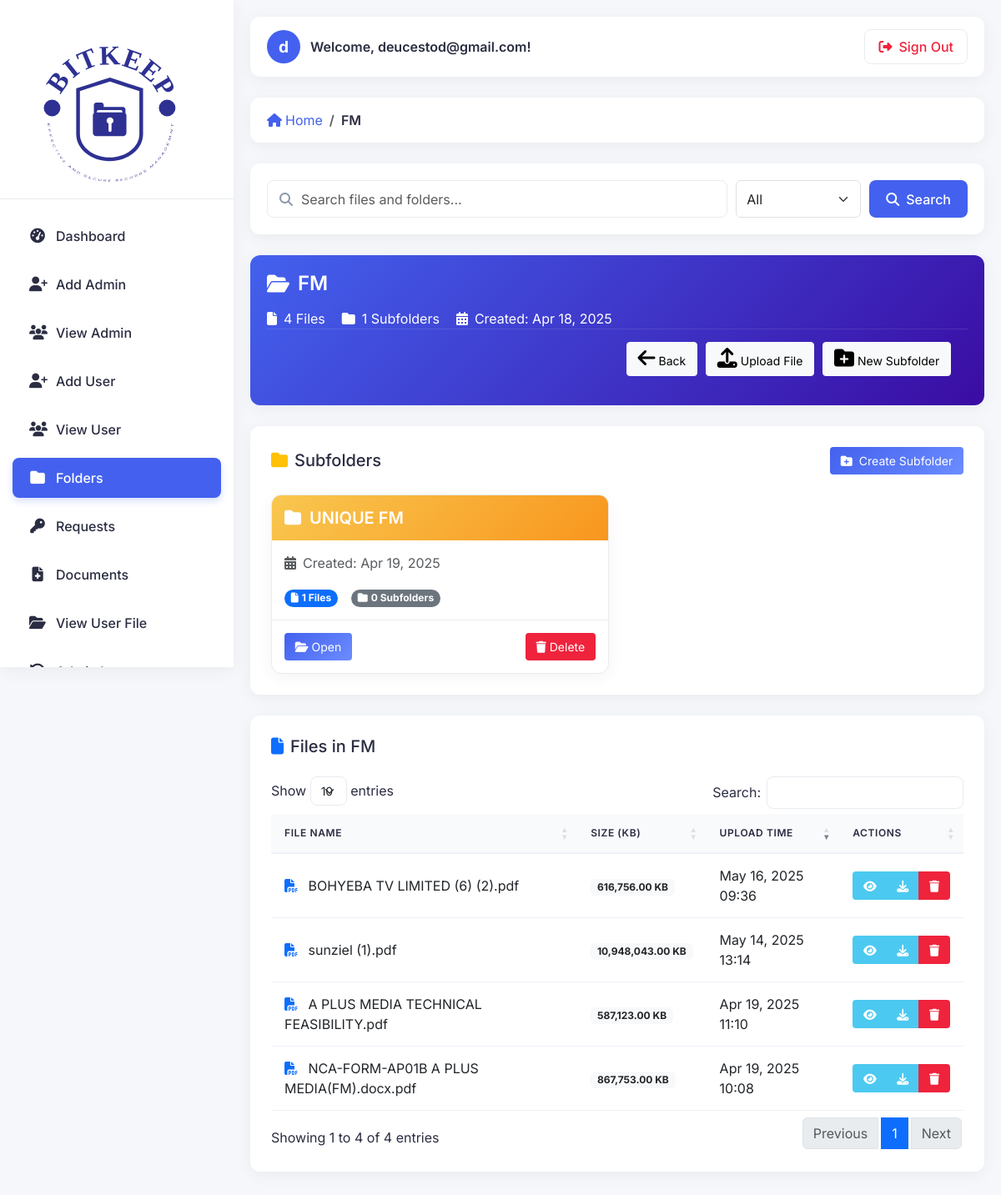
Before: /Private_Dashboard/manage_folder.php?folder_id=8 (signed in) with the older database file.
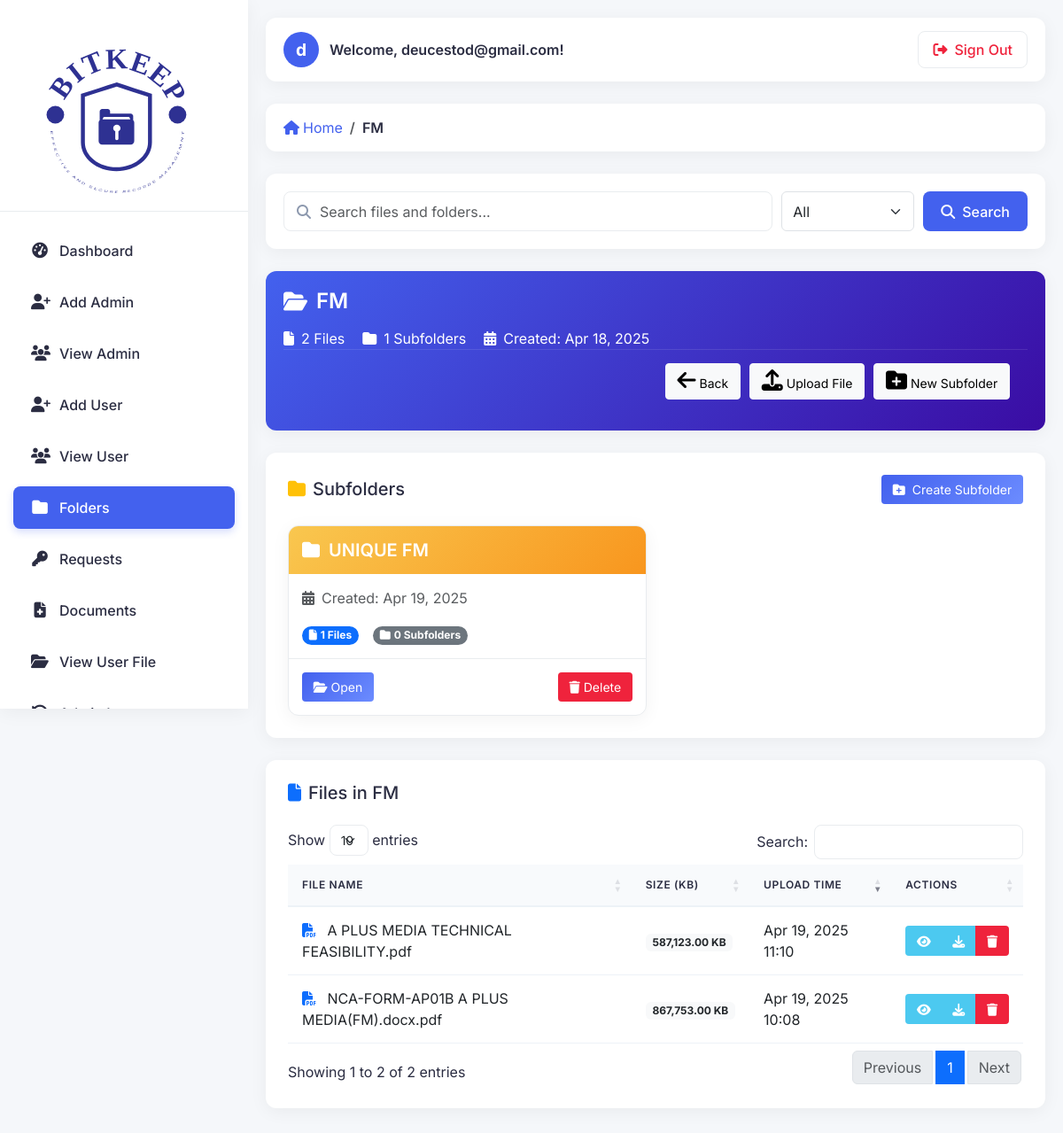
After: the same page with the newer database file.
### tables this page shows
CREATE TABLE `folders` (
  `folder_id` int(11) NOT NULL,
  `FOLDER_NAME` varchar(255) NOT NULL,
  `DESCRIPTION` text DEFAULT NULL,
  `PARENT_ID` int(11) DEFAULT NULL,
  `TIMERS` datetime DEFAULT current_timestamp()
);

CREATE TABLE `folder_files` (
  `id` int(11) NOT NULL,
  `folder_id` int(11) NOT NULL,
  `name` varchar(255) NOT NULL,
  `file_path` varchar(255) NOT NULL,
  `size` varchar(50) DEFAULT NULL,
  `file_type` varchar(100) DEFAULT NULL,
  `timers` datetime DEFAULT current_timestamp()
);

### Private_Dashboard/manage_folder.php (the view, shortened to what the changed rows need)
<?php
require_once("include/connection.php");
if (isset($_GET['folder_id'])) {
    $folder_id = $_GET['folder_id'];
} else {
    echo '<script>alert("Invalid folder ID!"); window.location = "folder_management.php";</script>';
    exit();
}
$query_folder = "SELECT * FROM folders WHERE folder_id = '$folder_id'";
$result_folder = mysqli_query($conn, $query_folder);
$folder = mysqli_fetch_assoc($result_folder);
function getBreadcrumbTrail($conn, $folder_id) {
    $breadcrumbs = array();
    $current_id = $folder_id;
    while ($current_id) {
        $query = "SELECT folder_id, FOLDER_NAME, PARENT_ID FROM folders WHERE folder_id = '$current_id'";
        $result = mysqli_query($conn, $query);
        if ($result && mysqli_num_rows($result) > 0) {
            $folder = mysqli_fetch_assoc($result);
            array_unshift($breadcrumbs, array(
                'id' => $folder['folder_id'],
                'name' => $folder['FOLDER_NAME']
            ));
            $current_id = $folder['PARENT_ID'];
        } else {
            break;
        }
    }
    array_unshift($breadcrumbs, array(
        'id' => 0,
        'name' => 'Root'
    ));
    return $breadcrumbs;
}
$breadcrumbs = getBreadcrumbTrail($conn, $folder_id);
$searchTerm = '';
$searchType = 'all';
$isSearching = false;
if ($isSearching && ($searchType == 'files' || $searchType == 'all')) {
    $query_files = "SELECT * FROM folder_files WHERE folder_id = '$folder_id' AND name LIKE '%$searchTerm%' ORDER BY timers DESC";
} else {
    $query_files = "SELECT * FROM folder_files WHERE folder_id = '$folder_id' ORDER BY timers DESC";
}
$result_files = mysqli_query($conn, $query_files);
if ($isSearching && ($searchType == 'folders' || $searchType == 'all')) {
    $query_subfolders = "SELECT * FROM folders WHERE PARENT_ID = '$folder_id' AND FOLDER_NAME LIKE '%$searchTerm%' ORDER BY TIMERS DESC";
} else {
    $query_subfolders = "SELECT * FROM folders WHERE PARENT_ID = '$folder_id' ORDER BY TIMERS DESC";
}
$result_subfolders = mysqli_query($conn, $query_subfolders);
$file_count = mysqli_num_rows($result_files);
?>
<!DOCTYPE html>
<html lang="en">
<head>
  <link href="https://cdn.jsdelivr.net/npm/bootstrap@5.3.0/dist/css/bootstrap.min.css" rel="stylesheet">
  <link href="https://cdnjs.cloudflare.com/ajax/libs/font-awesome/6.4.0/css/all.min.css" rel="stylesheet">
  <link href="https://cdn.datatables.net/1.13.4/css/dataTables.bootstrap5.min.css" rel="stylesheet">
  <link href="https://cdnjs.cloudflare.com/ajax/libs/animate.css/4.1.1/animate.min.css" rel="stylesheet">
</head>
<body>
  <div class="main-content">
    <div class="breadcrumb-container animate-fade-in">
      <nav aria-label="breadcrumb">
        <ol class="breadcrumb">
          <li class="breadcrumb-item"><a href="folder_management.php"><i class="fas fa-home me-1"></i>Home</a></li>
          <?php
          foreach ($breadcrumbs as $index => $crumb) {
              if ($index == 0) continue;
              if ($index == count($breadcrumbs) - 1) {
                  echo '<li class="breadcrumb-item active" aria-current="page">' . htmlspecialchars($crumb['name']) . '</li>';
              } else {
                  echo '<li class="breadcrumb-item"><a href="manage_folder.php?folder_id=' . $crumb['id'] . '">' . htmlspecialchars($crumb['name']) . '</a></li>';
              }
          }
          ?>
        </ol>
      </nav>
    </div>
    <div class="container-fluid px-0">
      <div class="folder-info-card animate-slide-up">
        <div class="folder-header">
          <div class="folder-stats">
            <div class="stat-item">
              <i class="fas fa-file"></i>
              <span><?php echo $file_count; ?> Files</span>
            </div>
          </div>
        </div>
      </div>
      <div class="table-container animate-slide-up">
        <div class="d-flex justify-content-between align-items-center mb-4">
        </div>
        <?php if ($result_subfolders && mysqli_num_rows($result_subfolders) > 0): ?>
          <div class="subfolder-grid">
            <?php while ($subfolder = mysqli_fetch_assoc($result_subfolders)): ?>
              <div class="subfolder-card">
                <div class="subfolder-header">
                  <h5><i class="fas fa-folder"></i><?php echo htmlspecialchars($subfolder['FOLDER_NAME']); ?></h5>
                </div>
                <div class="subfolder-body">
                  <p class="text-muted mb-0">
                    <i class="fas fa-calendar-alt me-2"></i>Created: <?php echo date('M d, Y', strtotime($subfolder['TIMERS'])); ?>
                  </p>
                  <?php
                  $subfolder_id = $subfolder['folder_id'];
                  $query_count = "SELECT COUNT(*) as file_count FROM folder_files WHERE folder_id = '$subfolder_id'";
                  $result_count = mysqli_query($conn, $query_count);
                  $file_count_data = mysqli_fetch_assoc($result_count);
                  $subfolder_file_count = $file_count_data['file_count'];
                  $query_subfolder_count = "SELECT COUNT(*) as subfolder_count FROM folders WHERE PARENT_ID = '$subfolder_id'";
                  $result_subfolder_count = mysqli_query($conn, $query_subfolder_count);
                  $subfolder_count_data = mysqli_fetch_assoc($result_subfolder_count);
                  $subfolder_subfolder_count = $subfolder_count_data['subfolder_count'];
                  ?>
                  <div class="d-flex mt-3">
                    <div class="me-3">
                      <span class="badge bg-primary rounded-pill">
                        <i class="fas fa-file me-1"></i><?php echo $subfolder_file_count; ?> Files
                      </span>
                    </div>
                    <div>
                      <span class="badge bg-secondary rounded-pill">
                        <i class="fas fa-folder me-1"></i><?php echo $subfolder_subfolder_count; ?> Subfolders
                      </span>
                    </div>
                  </div>
                </div>
                <div class="subfolder-footer">
                  <a href="manage_folder.php?folder_id=<?php echo $subfolder['folder_id']; ?>" class="btn btn-sm btn-primary">
                    <i class="fas fa-folder-open me-1"></i>Open
                  </a>
                  <a href="delete_folder.php?folder_id=<?php echo $subfolder['folder_id']; ?>" class="btn btn-sm btn-danger"
                     onclick="return confirm('Are you sure you want to delete this subfolder? All files and subfolders inside will also be deleted.');">
                    <i class="fas fa-trash me-1"></i>Delete
                  </a>
                </div>
              </div>
            <?php endwhile; ?>
          </div>
        <?php endif; ?>
      </div>
      <div class="table-container animate-slide-up">
        <h5 class="mb-4"><i class="fas fa-file me-2 text-primary"></i>Files in <?php echo htmlspecialchars($folder['FOLDER_NAME']); ?></h5>
        <?php if ($result_files && mysqli_num_rows($result_files) > 0): ?>
          <table id="filesTable" class="table table-hover">
            <thead>
              <tr>
                <th>File Name</th>
                <th>Size (KB)</th>
                <th>Upload Time</th>
                <th>Actions</th>
              </tr>
            </thead>
            <tbody>
              <?php while ($file = mysqli_fetch_assoc($result_files)): ?>
                <tr>
                  <td>
                    <?php
                    $file_extension = pathinfo($file['name'], PATHINFO_EXTENSION);
                    $icon_class = 'fa-file';
                    switch(strtolower($file_extension)) {
                      case 'pdf':
                        $icon_class = 'fa-file-pdf';
                        break;
                    }
                    ?>
                    <i class="fas <?php echo $icon_class; ?> me-2 text-primary"></i>
                    <?php echo htmlspecialchars($file['name']); ?>
                  </td>
                  <td>
                    <span class="badge bg-light text-dark">
                      <?php echo number_format($file['size'], 2); ?> KB
                    </span>
                  </td>
                  <td><?php echo date('M d, Y H:i', strtotime($file['timers'])); ?></td>
                  <td>
                    <div class="btn-group">
                      <a href="view_files.php?file_id=<?php echo $file['id']; ?>" class="btn btn-sm btn-success">
                        <i class="fas fa-eye"></i>
                      </a>
                      <a href="download_file.php?file_id=<?php echo $file['id']; ?>" class="btn btn-sm btn-info">
                        <i class="fas fa-download"></i>
                      </a>
                      <a href="delete_file.php?file_id=<?php echo $file['id']; ?>&folder_id=<?php echo $folder_id; ?>"
                         class="btn btn-sm btn-danger"
                         onclick="return confirm('Are you sure you want to delete this file?');">
                        <i class="fas fa-trash"></i>
                      </a>
                    </div>
                  </td>
                </tr>
              <?php endwhile; ?>
            </tbody>
          </table>
        <?php endif; ?>
      </div>
    </div>
  </div>
</body>
</html>

Changed rows visible on the page:
removed folder_files: name "BOHYEBA TV LIMITED (6) (2).pdf", size "616,756.00", timers "May 16, 2025 09:36"
removed folder_files: name "sunziel (1).pdf", size "10,948,043.00", timers "May 14, 2025 13:14"
Other visible differences:
$file_count: "4" → "2"
text written by a page script: "Show entries Search: Showing 1 to 4 of 4 entries Previous 1 Next" → "Show entries Search: Showing 1 to 2 of 2 entries Previous 1 Next"
